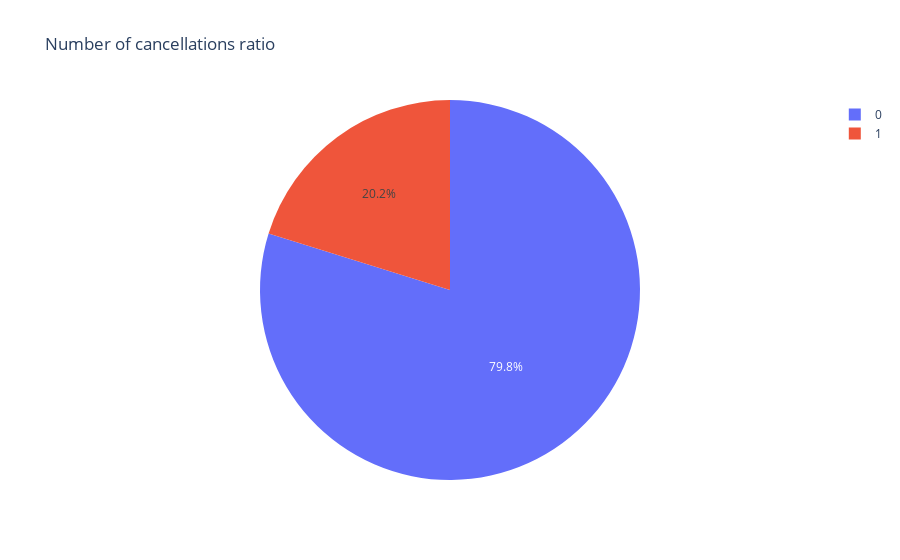

The cell this chart's notebook holds for it:
### Markdown cell above
We can see that the majority of appointments are made on the same day.

### Code cell
cancellation_counts = dataset['No-show'].value_counts().reset_index()
cancellation_counts.columns = ['No-show', 'count']

fig = px.pie(cancellation_counts, names='No-show', values='count', title='Number of cancellations ratio')
fig.show()

### Figure 1 — Plotly figure (JSON) as saved in the notebook; plotly's stock layout.template omitted (floating-point values rounded to 4 significant figures)
{"data": [{"domain": {"x": [0, 1], "y": [0, 1]}, "hovertemplate": "No-show=%{label}<br>count=%{value}<extra></extra>", "labels": [0, 1], "legendgroup": "", "name": "", "showlegend": true, "type": "pie", "values": [88208, 22319]}], "layout": {"legend": {"tracegroupgap": 0}, "title": {"text": "Number of cancellations ratio"}}}
